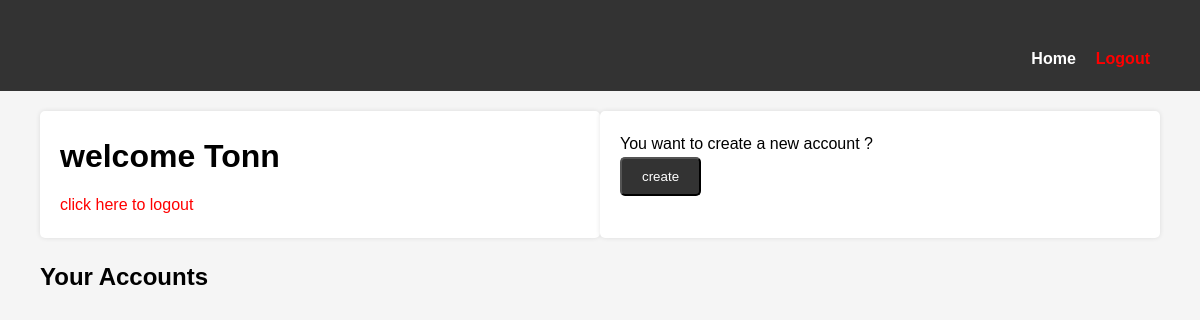
The page / (signed in) on the database as committed earlier.
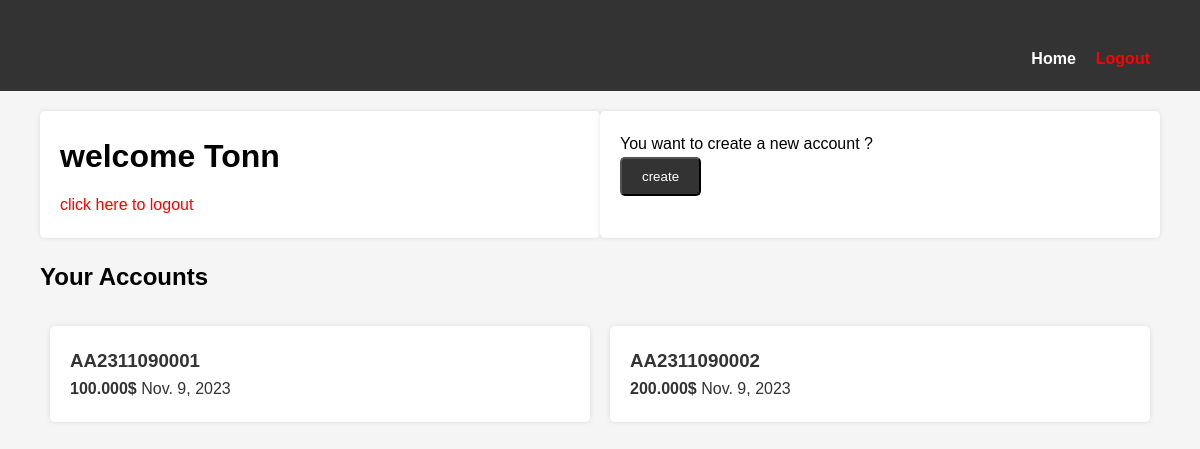
The same page on the database as committed later.
### main/models.py (models this page shows, shortened)
class Account(models.Model):
    account_id = models.CharField(primary_key=True,max_length=12,unique=True,editable=False,blank=True)
    user_id = models.ForeignKey(CustomUser,on_delete=models.SET_NULL,null=True)
    slug = models.SlugField(unique=True,max_length=50,blank=True,editable=False)
    current_balance = models.DecimalField(max_digits=13,decimal_places=3,default=0,validators=[MinValueValidator(Decimal('0.0'))])
    open_date = models.DateField(auto_now=True)
    def get_absolute_url(self):
        return reverse('account',kwargs={'slug': self.slug})

### main/views.py (the view)
# urls.py: path('',views.home,name='home'),
@login_required(login_url='login')
def home(request : HttpRequest):
    if not request.user.is_active: return HttpResponse("waiting for activating account")
    accounts: QuerySet = Account.objects.filter(user_id=request.user)
    if request.method == "POST":
        if request.POST.get("create-account") == "create":
            Account.objects.create(user_id=request.user)
            return redirect(request.path_info)
    context = {"accounts": accounts}
    return render(request,"main/home.html",context=context)

### main/templates/main/home.html (shortened to what this page needs)
{% extends 'layout.html' %}
{% load static %}
{% block css %}
<link rel="stylesheet" href="{% static 'css/home.css' %}"/>
{% endblock %}
{% block content %}
<div class="small-container">
    <div class="col-2">
        <h1>welcome {{request.user.username}}</h1>
        <a style="color: red;" href="{% url 'logout' %}">click here to logout</a>
    </div>
    <div class="col-2">
        <p>You want to create a new account ?</p>
        <form action="" method="post">
            <input type="submit" name="create-account" value="create" class="btn">
        </form>
    </div>
</div>
<div class="container">
    <h2>Your Accounts</h2>
    <div class="accounts">
        {% for account in accounts %}
            <a class="account" href="{{account.get_absolute_url}}">
                <h3>{{account.account_id}}</h3>
                <strong>{{account.current_balance}}$</strong>
                <span>{{account.open_date}}</span>
            </a>
        {% endfor %}
    </div>
</div>
{% endblock %}

Rows that differ between the two databases and show on the page:
added Account: account_id "AA2311090001", current_balance "100.000", open_date "Nov. 9, 2023"
added Account: account_id "AA2311090002", current_balance "200.000", open_date "Nov. 9, 2023"
